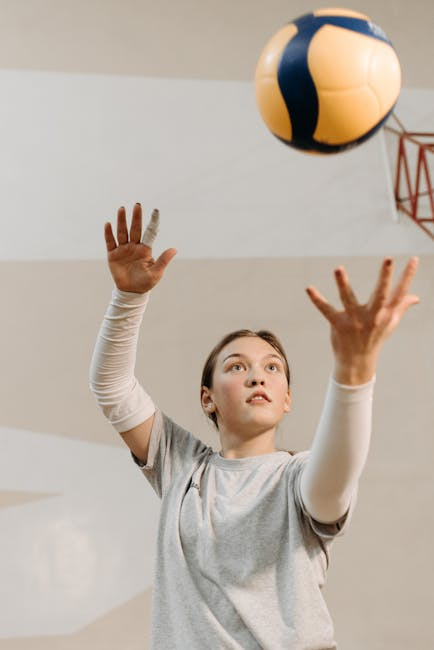
#> input picture Image Resizing & Reshaping/jackcosplay095.jpg, 434 x 650 px, found by its file name
$ python fliping.py
#> lines starting #> are read from the running program, lines starting #| are printed output that depends on the picture
import cv2

image = cv2.imread("Image Resizing & Reshaping\\jackcosplay095.jpg")
#> image is the input picture: shape (650, 434, 3); mean B, G, R 166.3, 178, 190

if image is not None:
    print("Image Loaded")

    flip_hor = cv2.flip(image, 1)
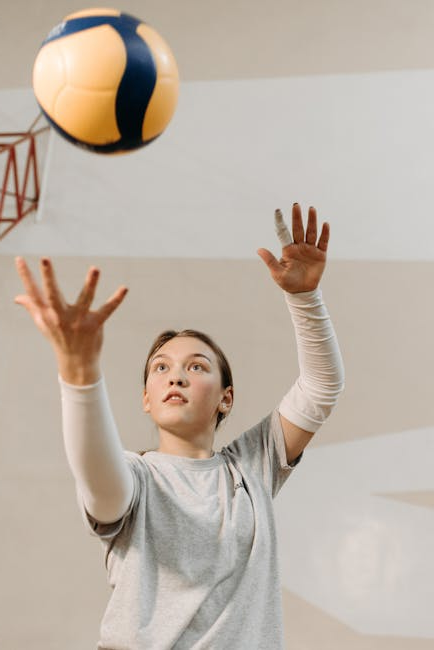
#> flip_hor: shape (650, 434, 3); mean B, G, R 166.3, 178, 190
    flip_vert = cv2.flip(image, 0)
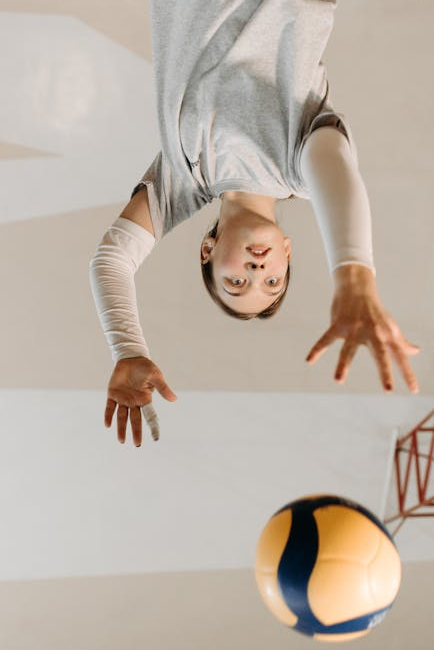
#> flip_vert: shape (650, 434, 3); mean B, G, R 166.3, 178, 190
    flip_both = cv2.flip(image, -1)
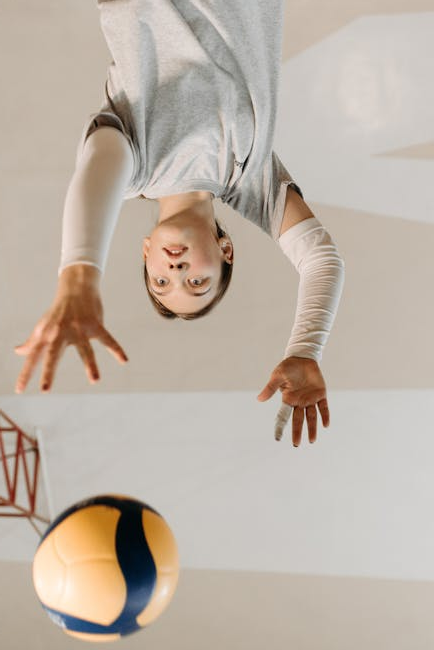
#> flip_both: shape (650, 434, 3); mean B, G, R 166.3, 178, 190

    cv2.imshow("Original", image)
    cv2.imshow("Flipped Horizontal", flip_hor)
    cv2.imshow("Flipped Vertical", flip_vert)
    cv2.imshow("Flipped", flip_both)

    cv2.imwrite("Image Resizing & Reshaping\\flipped.png", flip_both)
    print("Image Saved")
    cv2.waitKey(0)
    cv2.destroyAllWindows()
else:
    print("Image Could'nt Load")

$ run again, with Image Resizing & Reshaping/7047294.jpg copied over Image Resizing & Reshaping/jackcosplay095.jpg
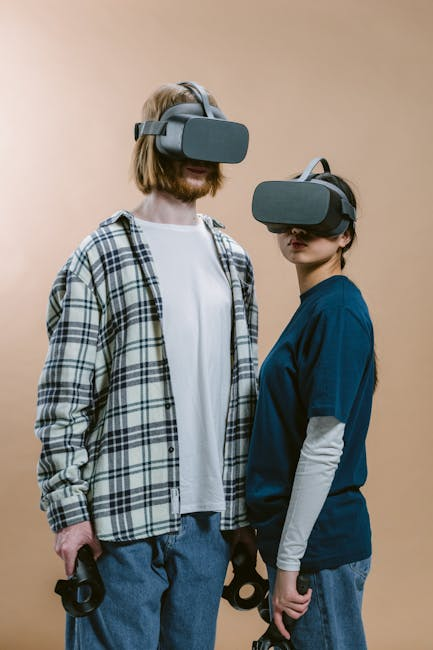
#> input picture Image Resizing & Reshaping/7047294.jpg, 433 x 650 px, found by its file name
#> image is the input picture: shape (650, 433, 3); mean B, G, R 129.1, 136.1, 142.4
#> `flip_vert = cv2.flip(image, 0)`:
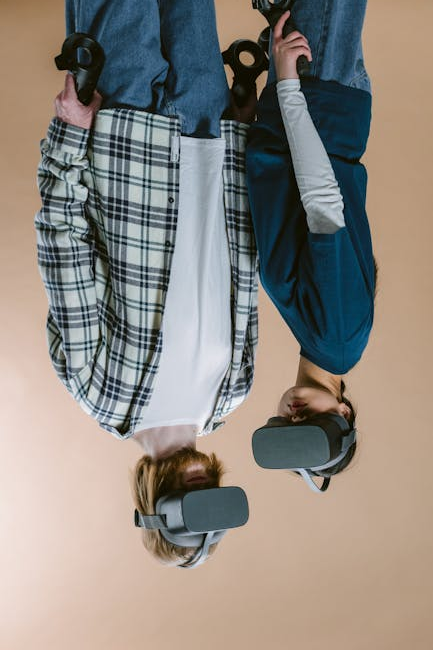
#> flip_vert: shape (650, 433, 3); mean B, G, R 129.1, 136.1, 142.4
#> `flip_both = cv2.flip(image, -1)`:
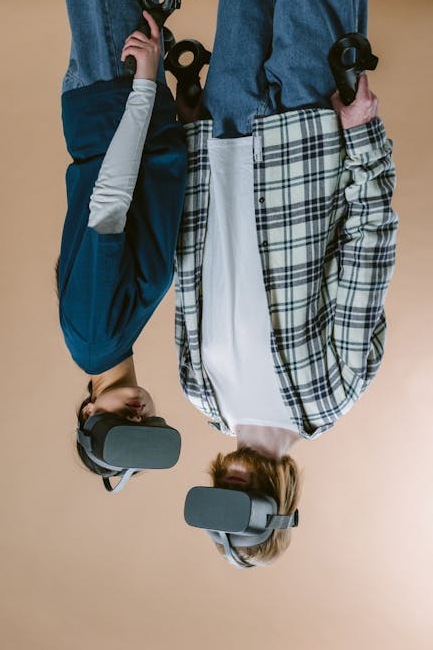
#> flip_both: shape (650, 433, 3); mean B, G, R 129.1, 136.1, 142.4

$ run again, with Image Resizing & Reshaping/8337512.jpg copied over Image Resizing & Reshaping/jackcosplay095.jpg
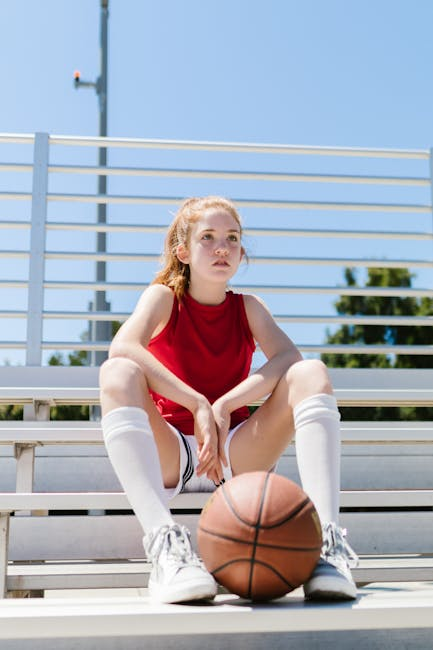
#> input picture Image Resizing & Reshaping/8337512.jpg, 433 x 650 px, found by its file name
#> image is the input picture: shape (650, 433, 3); mean B, G, R 185.9, 174.2, 170.3
#> `flip_vert = cv2.flip(image, 0)`:
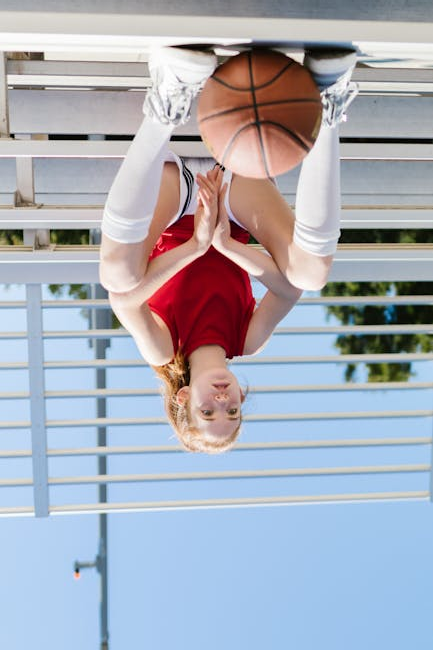
#> flip_vert: shape (650, 433, 3); mean B, G, R 185.9, 174.2, 170.3
#> `flip_both = cv2.flip(image, -1)`:
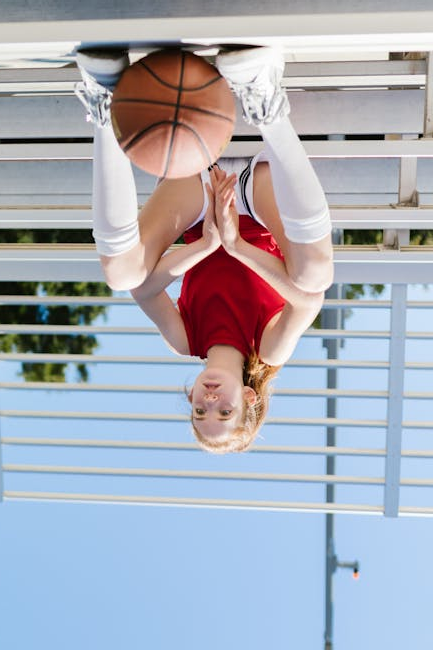
#> flip_both: shape (650, 433, 3); mean B, G, R 185.9, 174.2, 170.3
